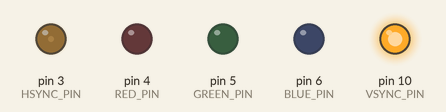
A sketch run on a simulated Arduino Uno, built with avr-gcc and run on an emulated ATmega328P. Shown: output pins drawn as LEDs (lit = HIGH). Sleep ends after the set time or at an interrupt.

Above: at 0.1 s.
At 4.2 s:
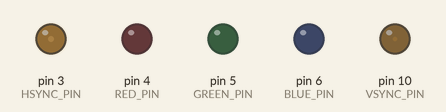
Timing chart, 0 to 5.7 s (numbered marks = the images above):
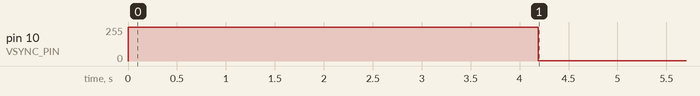

Measured:
- by itself, pin 10 (VSYNC_PIN): 255/255 → 1/255 at 4.2 s

The sketch:

vga_signal_generator.ino
```cpp
// (licence header left out)
#include "TimerHelpers.h"
#include <avr/pgmspace.h>
#include <avr/sleep.h>

// ------------------------- Display Configuration ---------------------------
static const int HORIZONTAL_RESOLUTION = 480; // Pixels wide
static const int VERTICAL_RESOLUTION = 480;   // Pixels tall
static const byte HORIZONTAL_BYTES = HORIZONTAL_RESOLUTION / 8;
static const int VERTICAL_LINES = VERTICAL_RESOLUTION / 16;

// ------------------------ Hardware Definitions ------------------------------
static const byte HSYNC_PIN = 3;
static const byte RED_PIN = 4;
static const byte GREEN_PIN = 5;
static const byte BLUE_PIN = 6;
static const byte VSYNC_PIN = 10;

// ------------------------- Timing Constants ---------------------------------
static const byte VERTICAL_BACK_PORCH = 35; // Includes sync pulse
static const int VERTICAL_FRONT_PORCH = 525 - VERTICAL_BACK_PORCH;

// ----------------------- Animation Configuration ----------------------------
enum SwipeDirection
{
  RIGHT_TO_LEFT,
  LEFT_TO_RIGHT,
  TOP_TO_BOTTOM,
  BOTTOM_TO_TOP
};

static const SwipeDirection DIRECTION = RIGHT_TO_LEFT;
static const int FRAMES_PER_MOVE = 0;
static const int LINE_THICKNESS = 5;
static const byte COLOR_WHITE = 0x70; // BGR format (0b01110000)

// ------------------------- Global Variables ----------------------------------
volatile int vLine = 0;
volatile int messageLine = 0;
volatile int backPorchLinesToGo = 0;
volatile byte newFrame = false;

byte frameBuffer[VERTICAL_LINES][HORIZONTAL_BYTES] = {0};
int currentPosition = 0;
int frameCounter = 0;

// ----------------------- Interrupt Service Routines --------------------------
ISR(TIMER1_OVF_vect)
{ // Vertical Sync
  vLine = 0;
  messageLine = 0;
  backPorchLinesToGo = VERTICAL_BACK_PORCH;
  newFrame = true;
}

ISR(TIMER2_OVF_vect)
{ // Horizontal Sync
  backPorchLinesToGo--;
}

// ---------------------------- Core Functions --------------------------------
void initializeDisplay()
{
  // Configure Timer1 for vertical sync
  Timer1::setMode(15, Timer1::PRESCALE_1024, Timer1::CLEAR_B_ON_COMPARE);
  OCR1A = 259; // 16.666ms period (60Hz)
  OCR1B = 0;
  TIFR1 = bit(TOV1);
  TIMSK1 = bit(TOIE1);

  // Configure Timer2 for horizontal sync
  Timer2::setMode(7, Timer2::PRESCALE_8, Timer2::CLEAR_B_ON_COMPARE);
  OCR2A = 63; // 32μs period (31.25kHz)
  OCR2B = 7;  // 4μs pulse width
  TIFR2 = bit(TOV2);
  TIMSK2 = bit(TOIE2);

  // Set initial position based on direction
  switch (DIRECTION)
  {
  case RIGHT_TO_LEFT:
    currentPosition = HORIZONTAL_BYTES - 1;
    break;
  case BOTTOM_TO_TOP:
    currentPosition = VERTICAL_LINES - 1;
    break;
  default:
    currentPosition = 0;
  }
}

void updateFrameBuffer()
{
  if (frameCounter++ < FRAMES_PER_MOVE)
    return;
  frameCounter = 0;

  switch (DIRECTION)
  {
  case RIGHT_TO_LEFT:
    for (int i = 0; i < LINE_THICKNESS; i++)
    {
      frameBuffer[0][(currentPosition - i + HORIZONTAL_BYTES) % HORIZONTAL_BYTES] = COLOR_WHITE;
    }
    frameBuffer[0][(currentPosition + 1) % HORIZONTAL_BYTES] = 0;
    currentPosition = (currentPosition - 1 + HORIZONTAL_BYTES) % HORIZONTAL_BYTES;
    break;

  case LEFT_TO_RIGHT:
    for (int i = 0; i < LINE_THICKNESS; i++)
    {
      frameBuffer[0][(currentPosition + i) % HORIZONTAL_BYTES] = COLOR_WHITE;
    }
    frameBuffer[0][(currentPosition - 1 + HORIZONTAL_BYTES) % HORIZONTAL_BYTES] = 0;
    currentPosition = (currentPosition + 1) % HORIZONTAL_BYTES;
    break;

  case TOP_TO_BOTTOM:
    for (int i = 0; i < LINE_THICKNESS; i++)
    {
      memset(&frameBuffer[(currentPosition + i) % VERTICAL_LINES][0],
             COLOR_WHITE, HORIZONTAL_BYTES);
    }
    memset(&frameBuffer[(currentPosition - 1 + VERTICAL_LINES) % VERTICAL_LINES][0],
           0, HORIZONTAL_BYTES);
    currentPosition = (currentPosition + 1) % VERTICAL_LINES;
    break;

  case BOTTOM_TO_TOP:
    for (int i = 0; i < LINE_THICKNESS; i++)
    {
      memset(&frameBuffer[(currentPosition - i + VERTICAL_LINES) % VERTICAL_LINES][0],
             COLOR_WHITE, HORIZONTAL_BYTES);
    }
    memset(&frameBuffer[(currentPosition + 1) % VERTICAL_LINES][0],
           0, HORIZONTAL_BYTES);
    currentPosition = (currentPosition - 1 + VERTICAL_LINES) % VERTICAL_LINES;
    break;
  }
  newFrame = false;
}

bool renderScanLine()
{
  if (backPorchLinesToGo > 0)
  {
    backPorchLinesToGo--;
    return false;
  }

  if (vLine >= VERTICAL_RESOLUTION)
    return false;

  byte *bufferPtr = &frameBuffer[messageLine][0];
  byte pixelsRemaining = HORIZONTAL_BYTES;

  // Fast port writing for pixel data
  while (pixelsRemaining--)
  {
    PORTD = *bufferPtr++; // Direct port manipulation for D4-D6
    delayMicroseconds(1); // Maintain pixel timing
  }

  // End of line cleanup
  PORTD = 0; // Reset port
  vLine++;

  if ((vLine & 0x0F) == 0)
    messageLine++;

  return (vLine == VERTICAL_RESOLUTION);
}

// --------------------------- Arduino Core -----------------------------------
void setup()
{
  // Configure pins
  pinMode(HSYNC_PIN, OUTPUT);
  pinMode(VSYNC_PIN, OUTPUT);
  pinMode(RED_PIN, OUTPUT);
  pinMode(GREEN_PIN, OUTPUT);
  pinMode(BLUE_PIN, OUTPUT);

  // Disable unnecessary peripherals
  TIMSK0 = 0; // Disable Timer0 interrupts
  ADCSRA = 0; // Disable ADC
  power_all_disable();
  power_timer1_enable();
  power_timer2_enable();

  // Initialize display system
  set_sleep_mode(SLEEP_MODE_IDLE);
  initializeDisplay();
}

void loop()
{
  while (true)
  {
    sleep_mode();
    if (renderScanLine() && newFrame)
    {
      updateFrameBuffer();
    }
  }
}
```

TimerHelpers.h
```cpp
// (licence header left out)
#ifndef _TimerHelpers_h
#define _TimerHelpers_h

#if defined(ARDUINO) && ARDUINO >= 100
  #include "Arduino.h"
#else
  #include "WProgram.h"
#endif

/* ---------------------------------------------------------------
 Timer 0 setup
 --------------------------------------------------------------- */

namespace Timer0
{
  // TCCR0A, TCCR0B
  const byte Modes [8] [2] =
  {

  { 0,                         0 },            // 0: Normal, top = 0xFF
  { _BV (WGM00),               0 },            // 1: PWM, Phase-correct, top = 0xFF
  {               _BV (WGM01), 0 },            // 2: CTC, top = OCR0A
  { _BV (WGM00) | _BV (WGM01), 0 },            // 3: Fast PWM, top = 0xFF
  { 0,                         _BV (WGM02) },  // 4: Reserved
  { _BV (WGM00),               _BV (WGM02) },  // 5: PWM, Phase-correct, top = OCR0A
  {               _BV (WGM01), _BV (WGM02) },  // 6: Reserved
  { _BV (WGM00) | _BV (WGM01), _BV (WGM02) },  // 7: Fast PWM, top = OCR0A

  };  // end of Timer0::Modes

  // Activation
  // Note: T0 is pin 6, Arduino port: D4
  enum { NO_CLOCK, PRESCALE_1, PRESCALE_8, PRESCALE_64, PRESCALE_256, PRESCALE_1024, T0_FALLING, T0_RISING };

  // what ports to toggle on timer fire
  enum { NO_PORT = 0,

    // pin 12, Arduino port: D6
    TOGGLE_A_ON_COMPARE  = _BV (COM0A0),
    CLEAR_A_ON_COMPARE   = _BV (COM0A1),
    SET_A_ON_COMPARE     = _BV (COM0A0) | _BV (COM0A1),

    // pin 11, Arduino port: D5
    TOGGLE_B_ON_COMPARE  = _BV (COM0B0),
    CLEAR_B_ON_COMPARE   = _BV (COM0B1),
    SET_B_ON_COMPARE     = _BV (COM0B0) | _BV (COM0B1),
  };


  // choose a timer mode, set which clock speed, and which port to toggle
  void setMode (const byte mode, const byte clock, const byte port)
  {
  if (mode < 0 || mode > 7)  // sanity check
    return;

  // reset existing flags
  TCCR0A = 0;
  TCCR0B = 0;

  TCCR0A |= (Modes [mode] [0]) | port;
  TCCR0B |= (Modes [mode] [1]) | clock;
  }  // end of Timer0::setMode

}  // end of namespace Timer0

/* ---------------------------------------------------------------
 Timer 1 setup
 --------------------------------------------------------------- */

namespace Timer1
{
  // TCCR1A, TCCR1B
  const byte Modes [16] [2] =
  {

  { 0,                         0 },            // 0: Normal, top = 0xFFFF
  { _BV (WGM10),               0 },            // 1: PWM, Phase-correct, 8 bit, top = 0xFF
  {               _BV (WGM11), 0 },            // 2: PWM, Phase-correct, 9 bit, top = 0x1FF
  { _BV (WGM10) | _BV (WGM11), 0 },            // 3: PWM, Phase-correct, 10 bit, top = 0x3FF
  { 0,                         _BV (WGM12) },  // 4: CTC, top = OCR1A
  { _BV (WGM10),               _BV (WGM12) },  // 5: Fast PWM, 8 bit, top = 0xFF
  {               _BV (WGM11), _BV (WGM12) },  // 6: Fast PWM, 9 bit, top = 0x1FF
  { _BV (WGM10) | _BV (WGM11), _BV (WGM12) },  // 7: Fast PWM, 10 bit, top = 0x3FF
  { 0,                                       _BV (WGM13) },  // 8: PWM, phase and frequency correct, top = ICR1
  { _BV (WGM10),                             _BV (WGM13) },  // 9: PWM, phase and frequency correct, top = OCR1A
  {               _BV (WGM11),               _BV (WGM13) },  // 10: PWM, phase correct, top = ICR1A
  { _BV (WGM10) | _BV (WGM11),               _BV (WGM13) },  // 11: PWM, phase correct, top = OCR1A
  { 0,                         _BV (WGM12) | _BV (WGM13) },  // 12: CTC, top = ICR1
  { _BV (WGM10),               _BV (WGM12) | _BV (WGM13) },  // 13: reserved
  {               _BV (WGM11), _BV (WGM12) | _BV (WGM13) },  // 14: Fast PWM, TOP = ICR1
  { _BV (WGM10) | _BV (WGM11), _BV (WGM12) | _BV (WGM13) },  // 15: Fast PWM, TOP = OCR1A

  };  // end of Timer1::Modes

  // Activation
  // Note: T1 is pin 11, Arduino port: D5
  enum { NO_CLOCK, PRESCALE_1, PRESCALE_8, PRESCALE_64, PRESCALE_256, PRESCALE_1024, T1_FALLING, T1_RISING };

  // what ports to toggle on timer fire
  enum { NO_PORT = 0,

    // pin 15, Arduino port: D9
    TOGGLE_A_ON_COMPARE  = _BV (COM1A0),
    CLEAR_A_ON_COMPARE   = _BV (COM1A1),
    SET_A_ON_COMPARE     = _BV (COM1A0) | _BV (COM1A1),

    // pin 16, Arduino port: D10
    TOGGLE_B_ON_COMPARE  = _BV (COM1B0),
    CLEAR_B_ON_COMPARE   = _BV (COM1B1),
    SET_B_ON_COMPARE     = _BV (COM1B0) | _BV (COM1B1),
  };

  // choose a timer mode, set which clock speed, and which port to toggle
  void setMode (const byte mode, const byte clock, const byte port)
  {
  if (mode < 0 || mode > 15)  // sanity check
    return;

  // reset existing flags
  TCCR1A = 0;
  TCCR1B = 0;

  TCCR1A |= (Modes [mode] [0]) | port;
  TCCR1B |= (Modes [mode] [1]) | clock;
  }  // end of Timer1::setMode

}  // end of namespace Timer1

/* ---------------------------------------------------------------
 Timer 2 setup
 --------------------------------------------------------------- */

namespace Timer2
{
  // TCCR2A, TCCR2B
  const byte Modes [8] [2] =
  {

  { 0,                         0 },            // 0: Normal, top = 0xFF
  { _BV (WGM20),               0 },            // 1: PWM, Phase-correct, top = 0xFF
  {               _BV (WGM21), 0 },            // 2: CTC, top = OCR2A
  { _BV (WGM20) | _BV (WGM21), 0 },            // 3: Fast PWM, top = 0xFF
  { 0,                         _BV (WGM22) },  // 4: Reserved
  { _BV (WGM20),               _BV (WGM22) },  // 5: PWM, Phase-correct, top = OCR2A
  {               _BV (WGM21), _BV (WGM22) },  // 6: Reserved
  { _BV (WGM20) | _BV (WGM21), _BV (WGM22) },  // 7: Fast PWM, top = OCR2A

  };  // end of Timer2::Modes

  // Activation
  enum { NO_CLOCK, PRESCALE_1, PRESCALE_8, PRESCALE_32, PRESCALE_64, PRESCALE_128, PRESCALE_256, PRESCALE_1024 };

  // what ports to toggle on timer fire
  enum { NO_PORT = 0,

    // pin 17, Arduino port: D11
    TOGGLE_A_ON_COMPARE  = _BV (COM2A0),
    CLEAR_A_ON_COMPARE   = _BV (COM2A1),
    SET_A_ON_COMPARE     = _BV (COM2A0) | _BV (COM2A1),

    // pin 5, Arduino port: D3
    TOGGLE_B_ON_COMPARE  = _BV (COM2B0),
    CLEAR_B_ON_COMPARE   = _BV (COM2B1),
    SET_B_ON_COMPARE     = _BV (COM2B0) | _BV (COM2B1),
  };


  // choose a timer mode, set which clock speed, and which port to toggle
  void setMode (const byte mode, const byte clock, const byte port)
  {
  if (mode < 0 || mode > 7)  // sanity check
    return;

  // reset existing flags
  TCCR2A = 0;
  TCCR2B = 0;

  TCCR2A |= (Modes [mode] [0]) | port;
  TCCR2B |= (Modes [mode] [1]) | clock;
  }  // end of Timer2::setMode

}  // end of namespace Timer2

#endif
```
